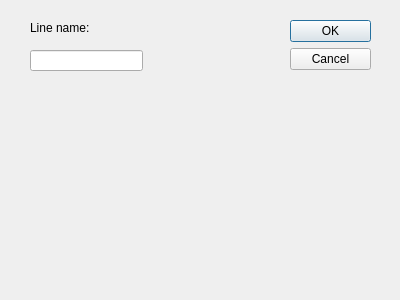
<?xml version="1.0" encoding="UTF-8"?>
<ui version="4.0">
 <class>LineDialog</class>
 <widget class="QDialog" name="LineDialog">
  <property name="geometry">
   <rect>
    <x>0</x>
    <y>0</y>
    <width>400</width>
    <height>300</height>
   </rect>
  </property>
  <property name="windowTitle">
   <string>Dialog</string>
  </property>
  <widget class="QDialogButtonBox" name="buttonBox">
   <property name="geometry">
    <rect>
     <x>290</x>
     <y>20</y>
     <width>81</width>
     <height>241</height>
    </rect>
   </property>
   <property name="orientation">
    <enum>Qt::Vertical</enum>
   </property>
   <property name="standardButtons">
    <set>QDialogButtonBox::Cancel|QDialogButtonBox::Ok</set>
   </property>
  </widget>
  <widget class="QLineEdit" name="lineName">
   <property name="geometry">
    <rect>
     <x>30</x>
     <y>50</y>
     <width>113</width>
     <height>21</height>
    </rect>
   </property>
  </widget>
  <widget class="QLabel" name="label">
   <property name="geometry">
    <rect>
     <x>30</x>
     <y>20</y>
     <width>101</width>
     <height>16</height>
    </rect>
   </property>
   <property name="text">
    <string>Line name:</string>
   </property>
  </widget>
 </widget>
 <resources/>
 <connections>
  <connection>
   <sender>buttonBox</sender>
   <signal>accepted()</signal>
   <receiver>LineDialog</receiver>
   <slot>accept()</slot>
   <hints>
    <hint type="sourcelabel">
     <x>248</x>
     <y>254</y>
    </hint>
    <hint type="destinationlabel">
     <x>157</x>
     <y>274</y>
    </hint>
   </hints>
  </connection>
  <connection>
   <sender>buttonBox</sender>
   <signal>rejected()</signal>
   <receiver>LineDialog</receiver>
   <slot>reject()</slot>
   <hints>
    <hint type="sourcelabel">
     <x>316</x>
     <y>260</y>
    </hint>
    <hint type="destinationlabel">
     <x>286</x>
     <y>274</y>
    </hint>
   </hints>
  </connection>
 </connections>
</ui>
